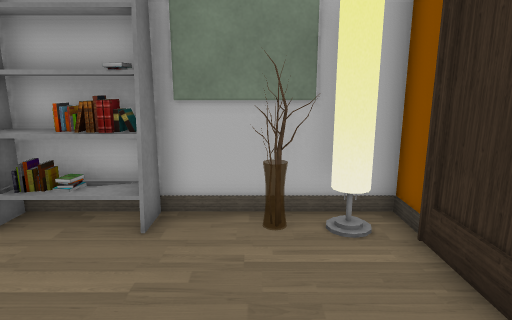
view 1 (above)

12 first-person views from a walk through a Unity game level. The camera is 1.3 m above the floor, tilts 12° down and sees 75° across. The floor is counted in squares, 0.5 m on a side. Each view is taken from the middle of a square. On the plan, view 1 faces up. The plan holds only what a view shows up to about 20 squares ahead; the rest is blank. The player character is not drawn. Some surface patterns are stand-ins.

view 2
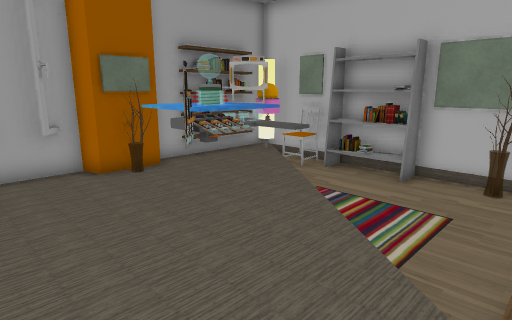

view 3
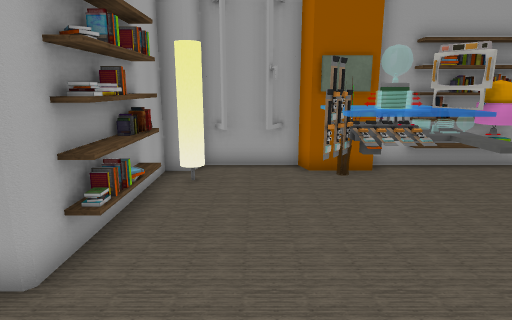

view 4
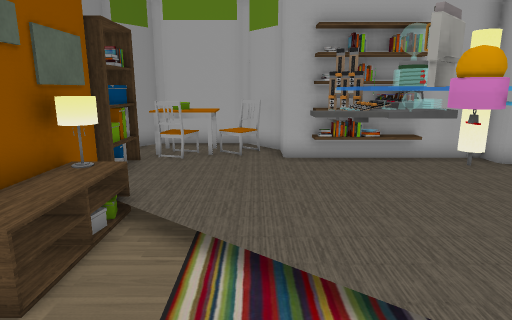

view 5
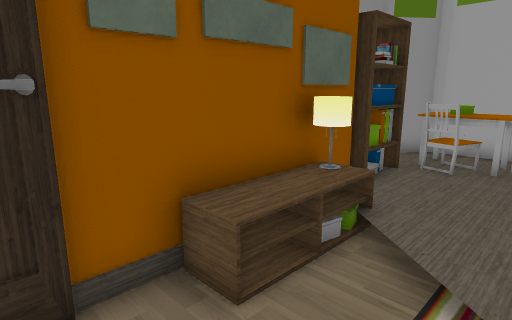

view 6
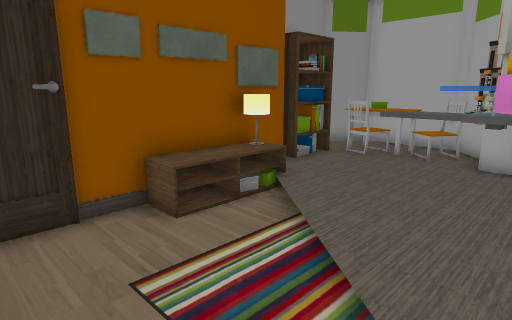

view 7
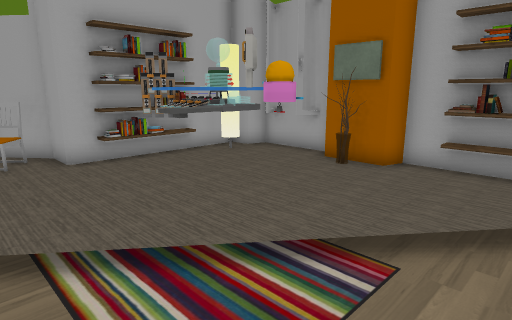

view 8
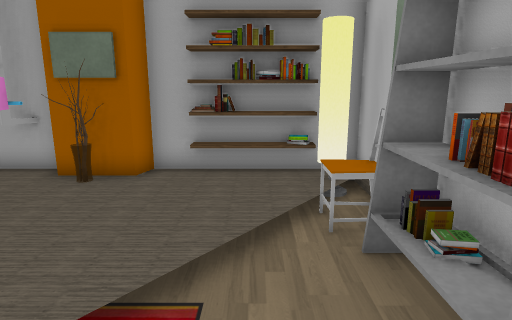

view 9
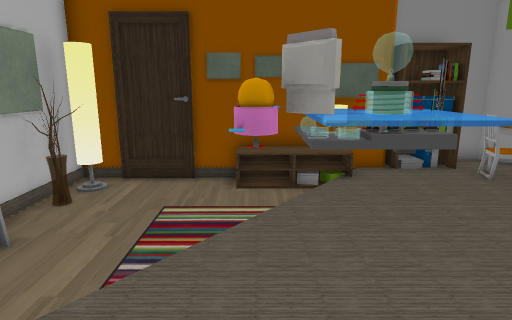

view 10
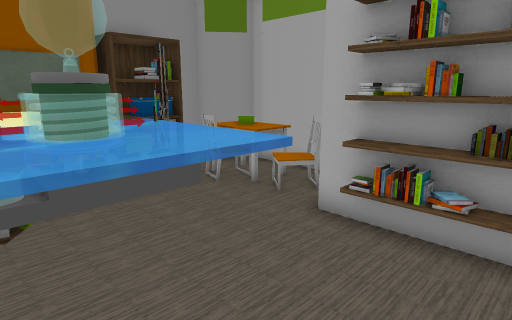

view 11
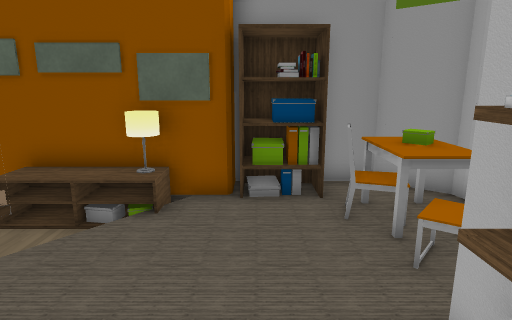

view 12
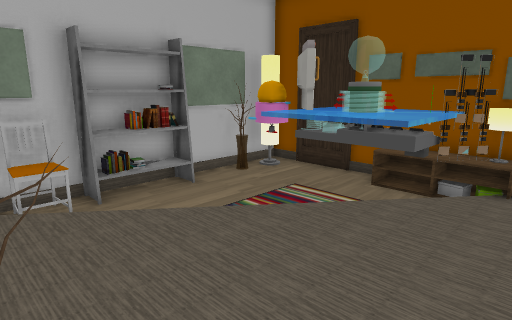

### Floor plan
Key: @ floor where view 1 was taken; # wall or solid block; . main floor; - floor 0.25 m lower than the main floor; / step, stairs or slope; S shelf; A vase; C chair; R carpet; E desk; L lamp; T table; O other object.
Columns run from 10 left of view 1 to 4 right of it. Each row starts with its distance up from view 1.
  7 ##############
  6 #S#CCSSSS-AA##
  5 #S .C--------#
  4 #S.../-------#
  3 #S..../------#
  2 #S...../----O#
  1 ##....RR./--O#
  0  #A...EEE.@-O#
 -1  ##... E ../L#
 -2 ## ...RER....#
 -3 ##...........##
 -4 ## ..........SS
 -5 ####SSSS.....SS
 -6   ##OSOO#..TCSS
 -7         ##OTTT#
 -8         ###TT #
 -9          ######

Where each view was taken, in squares from view 1:
view 1: 0 up, 0 right, facing up
view 2: 5 down, 2 right, facing up-left
view 3: 3 down, 2 right, facing left
view 4: 5 up, 1 left, facing down
view 5: 4 up, 1 left, facing down-right
view 6: 5 up, 4 left, facing down-right
view 7: 5 up, 1 right, facing down-left
view 8: 4 up, 0 right, facing left
view 9: 1 up, 8 left, facing right
view 10: 0 up, 6 left, facing down-right
view 11: 4 down, 5 left, facing right
view 12: 3 down, 8 left, facing up-right
